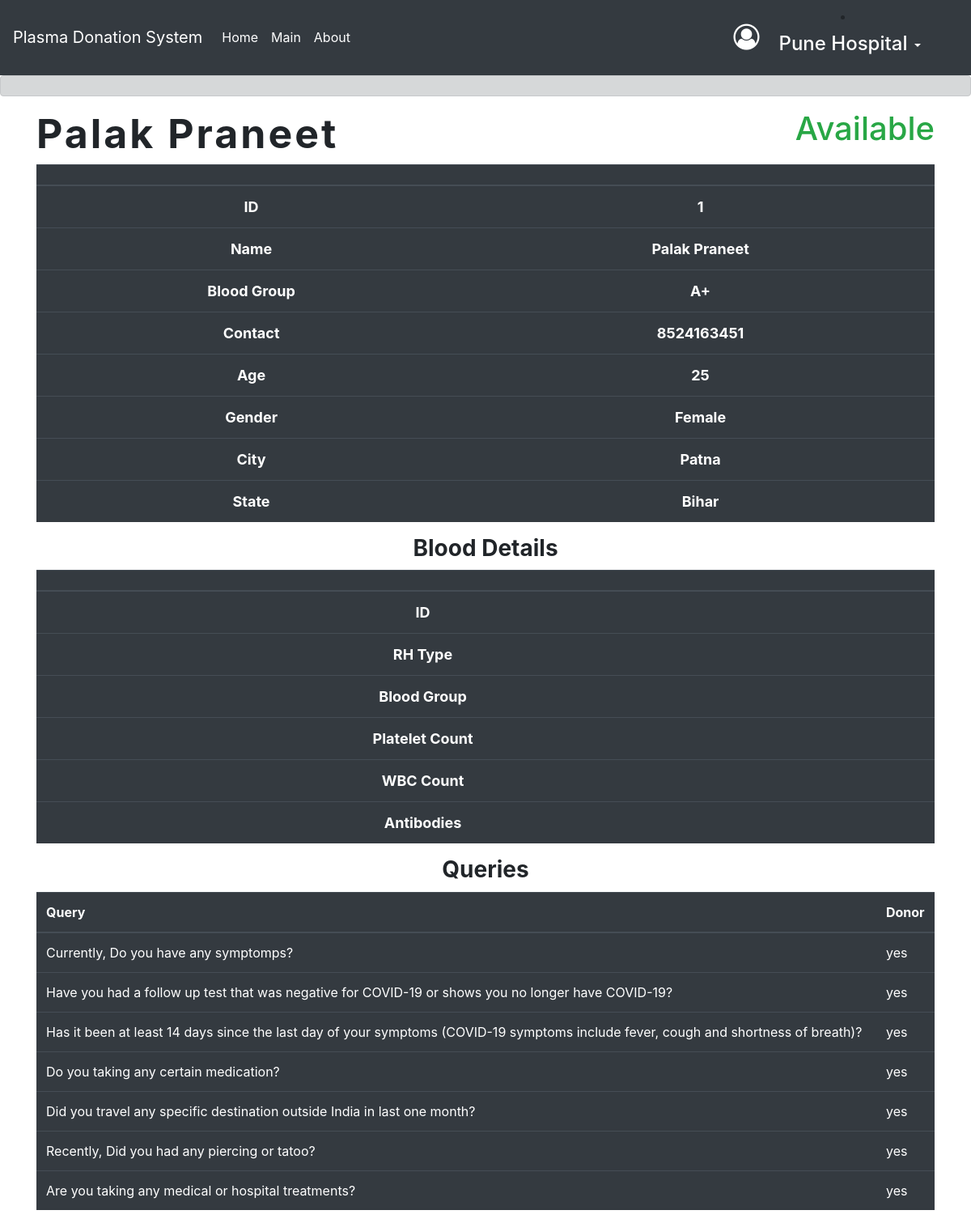
Screenshot of /donorprofile/1 (signed in) with the database file from the repository.
### home/models.py (models this page shows, shortened)
class Donor(models.Model):
    fname = models.CharField(max_length=50)
    lname = models.CharField(max_length=50)
    mobile = models.BigIntegerField()
    blood = models.CharField(max_length=10)
    email = models.CharField(max_length=100)
    age = models.IntegerField()
    gender = models.CharField(max_length=20)
    city = models.CharField(max_length=20)
    state = models.CharField(max_length=30)
    query1 = models.CharField(max_length=10)
    query2 = models.CharField(max_length=10)
    query3 = models.CharField(max_length=10)
    query4 = models.CharField(max_length=10)
    query5 = models.CharField(max_length=10)
    query6 = models.CharField(max_length=10)
    query7 = models.CharField(max_length=10)

### home/views.py (the view)
# urls.py: path('donorprofile/<int:donor_pk>', views.donorprofile, name = "donorprofile"),
def donorprofile(request, donor_pk):
    obj = Donor.objects.all()
    blood_det = blooddetail.objects.all()
    available_ = available.objects.all()
    temp = 0
    temp1= 0
    temp2 = -1
    for i in range(0, len(available_)):
        if available_[i].donor_id == donor_pk:
            temp2 = i
    for i in range(0, len(blood_det)):
        if blood_det[i].donor_id == donor_pk:
            temp = i
            temp1 = 1
            break
    if temp1 == 1:
        return render(request, "home/donorprofile.html", {'obj':obj, 'pk':donor_pk, 'temp':blood_det[temp], 'status':available_[temp2]})
    else:
        return render(request, "home/donorprofile.html", {'obj':obj, 'pk':donor_pk, 'status':available_[temp2]})

### home/templates/home/donorprofile.html (shortened to what this page needs)
{% extends 'base.html' %}
{% block body %}
{% if user.is_authenticated %}
{% if user.last_name == '1' %}
<body>
    {{temp.id}}
    {% for o in obj %}
    {% if pk == o.id %}
    <div class="row m-auto container justify-content-between">
      <div class="d-flex">
        <h1 style="font-weight: bold; letter-spacing: 3px; font-size: 50px; ">{{o.fname}} {{o.lname}}</h1>
      </div>
      <div class="d-flex">
        {% if status.available == True %}
          <h1 class="text-success"> Available  </h1>
        {% else %}
          <h1 class="text-danger"> Not Available  </h1>
        {% endif %}
      </div>
    </div>
    <section class="container">
          <h2 class="text-center" style="font-weight: bold;">Donor Details</h2>
        <table class="table table-dark text-center" style="font-weight: bold; font-size: large;">
            <thead>
              <tr>
                <th scope="col"></th>
                <th scope="col"></th>
              </tr>
            </thead>
            <tbody>
                <tr>
                    <td>ID</td>
                    <td> {{o.id}} </td>
                  </tr>
              <tr style="margin: 2px;">
                <td>Name</td>
                <td> {{o.fname}} {{o.lname}} </td>
              </tr>
              <tr>
                <td>Blood Group</td>
                <td> {{o.blood}} </td>
              </tr>
              <tr>
                <td>Contact</td>
                <td>{{o.mobile}}</td>
              </tr>
              <tr>
                <td>Age</td>
                <td>{{o.age}}</td>
              </tr>
              <tr>
                <td>Gender</td>
                <td>{{o.gender}}</td>
              </tr>
              <tr>
                <td>City </td>
                <td>{{o.city}}</td>
              </tr>
              <tr>
                <td>State</td>
                <td>{{o.state}}</td>
              </tr>
              <tr>
            </tbody>
          </table>
          <h3 style="font-weight:bold; margin: 10px;" class="text-center">Blood Details</h3>
          <table class="table table-dark text-center" style="font-weight: bold; font-size: large;">
            <thead>
              <tr>
                <th scope="col"></th>
                <th scope="col"></th>
              </tr>
            </thead>
            <tbody>
                <tr>
                    <td>ID</td>
                    <td> {{temp.id}} </td>
                  </tr>
              <tr style="margin: 2px;">
                <td>RH Type</td>
                <td> {{temp.rhtype}} </td>
              </tr>
              <tr>
                <td>Blood Group</td>
                <td> {{temp.blood_group}} </td>
              </tr>
              <tr>
                <td>Platelet Count</td>
                <td>{{temp.plate}}</td>
              </tr>
              <tr>
                <td>WBC Count</td>
                <td>{{temp.wbc}}</td>
              </tr>
              <tr>
                <td>Antibodies</td>
                <td>{{temp.antibody}}</td>
              </tr>
            </tbody>
          </table>
          <h3 style="font-weight:bold; margin: 10px;" class="text-center">Queries</h3>
          <table class="table table-dark">
            <thead>
              <tr>
                <th scope="col">Query</th>
                <th scope="col">Donor</th>
              </tr>
            </thead>
            <tbody>
                <td>Currently, Do you have any symptomps? </td>
                <td>{{o.query1}}</td>
              </tr>
              <tr>
                <td>Have you had a follow up test that was negative for COVID-19 or shows you no longer have
                    COVID-19? </td>
                <td>{{o.query2}}</td>
              </tr>
              <tr>
                <td>Has it been at least 14 days since the last day of your symptoms (COVID-19 symptoms include
                    fever, cough and shortness of breath)? </td>
                <td>{{o.query3}}</td>
              </tr>
              <tr>
                <td> Do you taking any certain medication? </td>
                <td>{{o.query4}}</td>
              </tr>
              <tr>
                <td> Did you travel any specific destination outside India in last one month? </td>
                <td>{{o.query5}}</td>
              </tr>
              <tr>
                <td> Recently, Did you had any piercing or tatoo? </td>
                <td>{{o.query6}}</td>
              </tr>
              <tr>
                <td> Are you taking any medical or hospital treatments? </td>
                <td>{{o.query7}}</td>
              </tr>
            </tbody>
          </table>
        <!-- <h3> Name:  {{ o.fname }} {{ o.lname }} </h3>
        <h4> Contact No. : {{ o.mobile }} </h4>
        <h4>  </h4>
        <h4> Blood:  {{  o.blood }} </h4>
        <h4>Age:{{o.age}} </h4>
        <h4>Gender:{{o.gender}} </h4>
        <h4>Height:{{o.height}} </h4> -->
      </section>
    {% endif %}
    {% endfor %}
</body>
{% elif user.last_name == '0' %}
{% for o in obj %}
{% if pk == o.id %}
<div class="row m-auto container justify-content-between">
  <div class="d-flex">
    <h1 style="font-weight: bold; letter-spacing: 3px; font-size: 50px; ">{{o.fname}} {{o.lname}}</h1>
  </div>
  <div class="d-flex">
    {% if status.available == True %}
      <h1 class="text-success"> Available  </h1>
    {% else %}
      <h1 class="text-danger"> Not Available  </h1>
    {% endif %}
  </div>
</div>
<section class="container">
  <table class="table table-dark text-center" style="font-weight: bold; font-size: large;">
    <thead>
      <tr>
        <th scope="col"></th>
        <th scope="col"></th>
      </tr>
    </thead>
    <tbody>
        <tr>
            <td>ID</td>
            <td> {{o.id}} </td>
          </tr>
      <tr style="margin: 2px;">
        <td>Name</td>
        <td> {{o.fname}} {{o.lname}} </td>
      </tr>
      <tr>
        <td>Blood Group</td>
        <td> {{o.blood}} </td>
      </tr>
      <tr>
        <td>Contact</td>
        <td>{{o.mobile}}</td>
      </tr>
      <tr>
        <td>Age</td>
        <td>{{o.age}}</td>
      </tr>
      <tr>
        <td>Gender</td>
        <td>{{o.gender}}</td>
      </tr>
      <tr>
        <td>City </td>
        <td>{{o.city}}</td>
      </tr>
      <tr>
        <td>State</td>
        <td>{{o.state}}</td>
      </tr>
    </tbody>
  </table>
      <h3 style="font-weight:bold; margin: 10px;" class="text-center">Blood Details</h3>
      <table class="table table-dark text-center" style="font-weight: bold; font-size: large;">
        <thead>
          <tr>
            <th scope="col"></th>
            <th scope="col"></th>
          </tr>
        </thead>
        <tbody>
            <tr>
                <td>ID</td>
                <td> {{temp.id}} </td>
              </tr>
          <tr style="margin: 2px;">
            <td>RH Type</td>
            <td> {{temp.rhtype}} </td>
          </tr>
          <tr>
            <td>Blood Group</td>
            <td> {{temp.blood_group}} </td>
          </tr>
          <tr>
            <td>Platelet Count</td>
            <td>{{temp.plate}}</td>
          </tr>
          <tr>
            <td>WBC Count</td>
            <td>{{temp.wbc}}</td>
          </tr>
          <tr>
            <td>Antibodies</td>
            <td>{{temp.antibody}}</td>
          </tr>
        </tbody>
      </table>
      <h3 style="font-weight:bold; margin: 10px;" class="text-center">Queries</h3>
      <table class="table table-dark">
        <thead>
          <tr>
            <th scope="col">Query</th>
            <th scope="col">Donor</th>
          </tr>
        </thead>
        <tbody>
            <td>Currently, Do you have any symptomps? </td>
            <td>{{o.query1}}</td>
          <tr>
            <td>Have you had a follow up test that was negative for COVID-19 or shows you no longer have
                COVID-19? </td>
            <td>{{o.query2}}</td>
          </tr>
          <tr>
            <td>Has it been at least 14 days since the last day of your symptoms (COVID-19 symptoms include
                fever, cough and shortness of breath)? </td>
            <td>{{o.query3}}</td>
          </tr>
          <tr>
            <td> Do you taking any certain medication? </td>
            <td>{{o.query4}}</td>
          </tr>
          <tr>
            <td> Did you travel any specific destination outside India in last one month? </td>
            <td>{{o.query5}}</td>
          </tr>
          <tr>
            <td> Recently, Did you had any piercing or tatoo? </td>
            <td>{{o.query6}}</td>
          </tr>
          <tr>
            <td> Are you taking any medical or hospital treatments? </td>
            <td>{{o.query7}}</td>
          </tr>
        </tbody>
      </table>
  </section>
{% endif %}
{% endfor %}
</body>
{% endif %}
{%else%}
<h2>Please login to View</h2>
{% endif %}
{% endblock %}

### home/templates/base.html (shortened to what this page needs)
<!doctype html>
<html lang="en">
<head>
    <link rel="stylesheet" href="https://stackpath.bootstrapcdn.com/bootstrap/4.5.0/css/bootstrap.min.css"
>
    <link rel="stylesheet" href="https://stackpath.bootstrapcdn.com/font-awesome/4.7.0/css/font-awesome.min.csshttps://stackpath.bootstrapcdn.com/font-awesome/4.7.0/css/font-awesome.min.css">
</head>
<body>
    <nav class="navbar navbar-expand-lg navbar-light bg-dark text-center" style= "background-color: transparent">
        <a class="navbar-brand" href="/" style="color: white;">Plasma Donation System</a>
        <div class="collapse navbar-collapse" id="navbarSupportedContent">
            <ul class="navbar-nav mr-auto">
                <li class="nav-item active">
                    <a class="nav-link" href="/" style="color: white;">Home <span class="sr-only">(current)</span></a>
                </li>
                <li class="nav-item">
                    <a class="nav-link" href="/login" style="color: white;">Main</a>
                </li>
                <li class="nav-item">
                    <a class="nav-link disabled" href="#" tabindex="-1" aria-disabled="true"
                        style="color: white;">About</a>
                </li>
            </ul>
            {% if user.is_authenticated %}
            <i class="fa fa-user-circle-o fa-2x mx-2" style="color: white;"></i>
            <li class="nav-item dropdown" style="margin-right: 30px;">
                <a class="nav-link dropdown-toggle" style="color: white;" href="#" id="navbarDropdown" role="button"
                    data-toggle="dropdown" aria-haspopup="true" aria-expanded="false">
                    <h4 style="color: white; text-transform: capitalize; display: inline-block;">{{ user.first_name }}</h4>
                </a>
            </li>
            {% endif%}
        </div>
    </nav>
    <div class="alert alert-dark" role="alert">
      </div>
    {% block body %}
    {% endblock %}
</body>
</html>

### rows the page displays
Donor: fname "Palak", lname "Praneet", id "1", blood "A+", mobile "8524163451", age "25", gender "Female", city "Patna", state "Bihar", query1 "yes", query2 "yes", query3 "yes", query4 "yes", query5 "yes", query6 "yes", query7 "yes"

### other values shown
{{ user.first_name }} "Pune Hospital"
